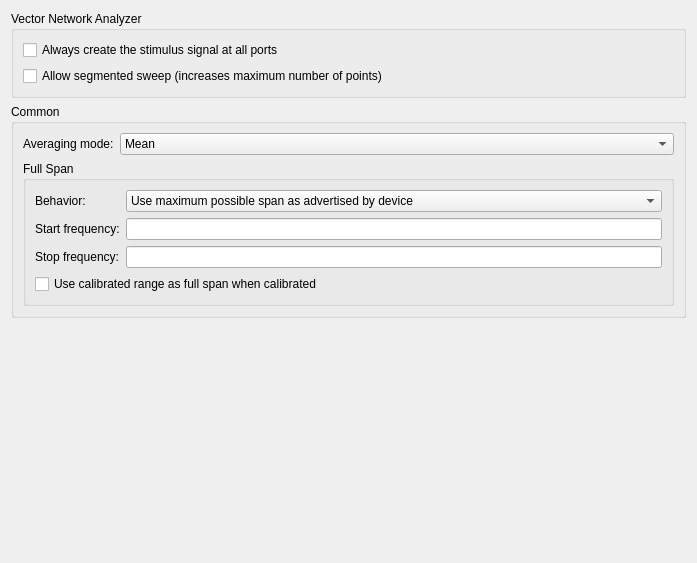
          <widget class="QWidget" name="scrollAreaWidgetContents_2">
           <property name="geometry">
            <rect>
             <x>0</x>
             <y>0</y>
             <width>697</width>
             <height>563</height>
            </rect>
           </property>
           <layout class="QVBoxLayout" name="verticalLayout_21">
            <item>
             <widget class="QGroupBox" name="groupBox_6">
              <property name="title">
               <string>Vector Network Analyzer</string>
              </property>
              <layout class="QVBoxLayout" name="verticalLayout_6">
               <item>
                <widget class="QCheckBox" name="AcquisitionAlwaysExciteBoth">
                 <property name="toolTip">
                  <string>&lt;html&gt;&lt;head/&gt;&lt;body&gt;&lt;p&gt;If only S11/S21 or S22/S12 are enabled, faster sweeps are possible by only exciting one port. Checking this option forces the device to always excite both ports even when the measurements from one port will not be used.&lt;/p&gt;&lt;/body&gt;&lt;/html&gt;</string>
                 </property>
                 <property name="text">
                  <string>Always create the stimulus signal at all ports</string>
                 </property>
                </widget>
               </item>
               <item>
                <widget class="QCheckBox" name="AcquisitionAllowSegmentedSweep">
                 <property name="text">
                  <string>Allow segmented sweep (increases maximum number of points)</string>
                 </property>
                </widget>
               </item>
              </layout>
             </widget>
            </item>
            <item>
             <widget class="QGroupBox" name="groupBox_14">
              <property name="title">
               <string>Common</string>
              </property>
              <layout class="QVBoxLayout" name="verticalLayout_15">
               <item>
                <layout class="QFormLayout" name="formLayout_10">
                 <item row="0" column="0">
                  <widget class="QLabel" name="label_26">
                   <property name="text">
                    <string>Averaging mode:</string>
                   </property>
                  </widget>
                 </item>
                 <item row="0" column="1">
                  <widget class="QComboBox" name="AcquisitionAveragingMode">
                   <item>
                    <property name="text">
                     <string>Mean</string>
                    </property>
                   </item>
                   <item>
                    <property name="text">
                     <string>Median</string>
                    </property>
                   </item>
                  </widget>
                 </item>
                </layout>
               </item>
               <item>
                <widget class="QGroupBox" name="groupBox_19">
                 <property name="title">
                  <string>Full Span</string>
                 </property>
                 <layout class="QVBoxLayout" name="verticalLayout_14">
                  <item>
                   <layout class="QFormLayout" name="formLayout_14">
                    <item row="0" column="0">
                     <widget class="QLabel" name="label_48">
                      <property name="text">
                       <string>Behavior:</string>
                      </property>
                     </widget>
                    </item>
                    <item row="0" column="1">
                     <widget class="QComboBox" name="AcquisitionFullSpanBehavior">
                      <item>
                       <property name="text">
                        <string>Use maximum possible span as advertised by device</string>
                       </property>
                      </item>
                      <item>
                       <property name="text">
                        <string>Use manually defined full span</string>
                       </property>
                      </item>
                     </widget>
                    </item>
                    <item row="1" column="0">
                     <widget class="QLabel" name="label_49">
                      <property name="text">
                       <string>Start frequency:</string>
                      </property>
                     </widget>
                    </item>
                    <item row="1" column="1">
                     <widget class="SIUnitEdit" name="AcquisitionFullSpanStart"/>
                    </item>
                    <item row="2" column="0">
                     <widget class="QLabel" name="label_50">
                      <property name="text">
                       <string>Stop frequency:</string>
                      </property>
                     </widget>
                    </item>
                    <item row="2" column="1">
                     <widget class="SIUnitEdit" name="AcquisitionFullSpanStop"/>
                    </item>
                   </layout>
                  </item>
                  <item>
                   <widget class="QCheckBox" name="AcquisitionFullSpanCalibrated">
                    <property name="text">
                     <string>Use calibrated range as full span when calibrated</string>
                    </property>
                   </widget>
                  </item>
                 </layout>
                </widget>
               </item>
              </layout>
             </widget>
            </item>
            <item>
             <spacer name="verticalSpacer_2">
              <property name="orientation">
               <enum>Qt::Vertical</enum>
              </property>
              <property name="sizeHint" stdset="0">
               <size>
                <width>20</width>
                <height>40</height>
               </size>
              </property>
             </spacer>
            </item>
           </layout>
          </widget>
